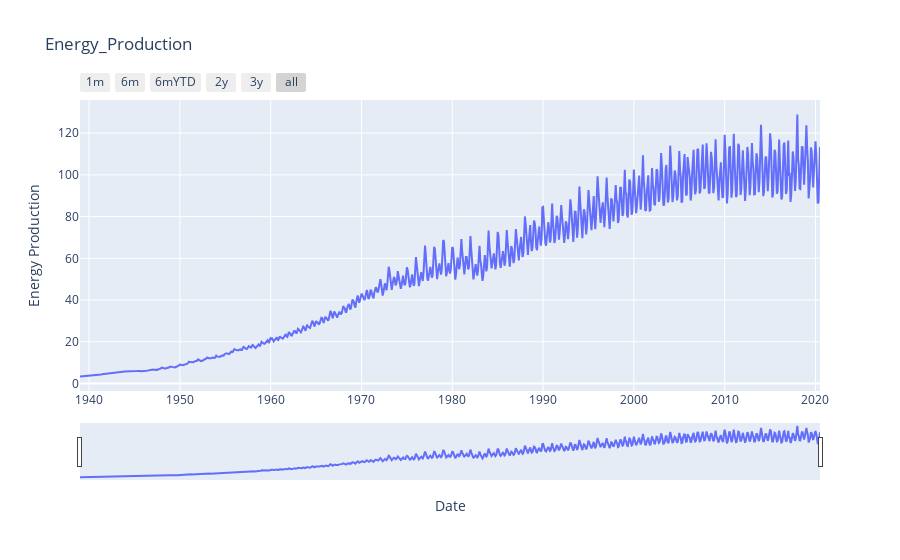

This figure's notebook cell:
### Code cell
import plotly.express as px
fig = px.line(df, x = 'Date',y = 'Energy Production',title = 'Energy_Production')

fig.update_xaxes(
    rangeslider_visible= True,
    rangeselector=dict(
                        buttons = list([
                        dict(count = 1,label = '1m',step='month',stepmode = "backward"),
                        dict(count = 2,label = '6m',step='month',stepmode = "backward"),
                        dict(count = 3,label = '6mYTD',step='month',stepmode = "todate"),
                        dict(count = 4,label = '2y',step='year',stepmode = "backward"),
                        dict(count = 5,label = '3y',step='year',stepmode = "backward"),
                        dict(step= 'all')
                            ])        
                        )
                   )
fig.show()

### Figure 1 — Plotly figure (JSON) as saved in the notebook; plotly's stock layout.template omitted (floating-point values rounded to 4 significant figures; data arrays with more than 128 entries replaced by an {"elided": "..."} marker saying what was removed)
{"data": [{"hoverlabel": {"namelength": 0}, "hovertemplate": "Date=%{x}<br>Energy Production=%{y}", "legendgroup": "", "line": {"color": "#636efa", "dash": "solid"}, "mode": "lines", "name": "", "showlegend": false, "type": "scatter", "x": {"elided": "979 str values"}, "xaxis": "x", "y": {"elided": "979 float values"}, "yaxis": "y"}], "layout": {"legend": {"tracegroupgap": 0}, "title": {"text": "Energy_Production"}, "xaxis": {"anchor": "y", "domain": [0, 1], "rangeselector": {"buttons": [{"count": 1, "label": "1m", "step": "month", "stepmode": "backward"}, {"count": 2, "label": "6m", "step": "month", "stepmode": "backward"}, {"count": 3, "label": "6mYTD", "step": "month", "stepmode": "todate"}, {"count": 4, "label": "2y", "step": "year", "stepmode": "backward"}, {"count": 5, "label": "3y", "step": "year", "stepmode": "backward"}, {"step": "all"}]}, "rangeslider": {"visible": true}, "title": {"text": "Date"}}, "yaxis": {"anchor": "x", "domain": [0, 1], "title": {"text": "Energy Production"}}}}
